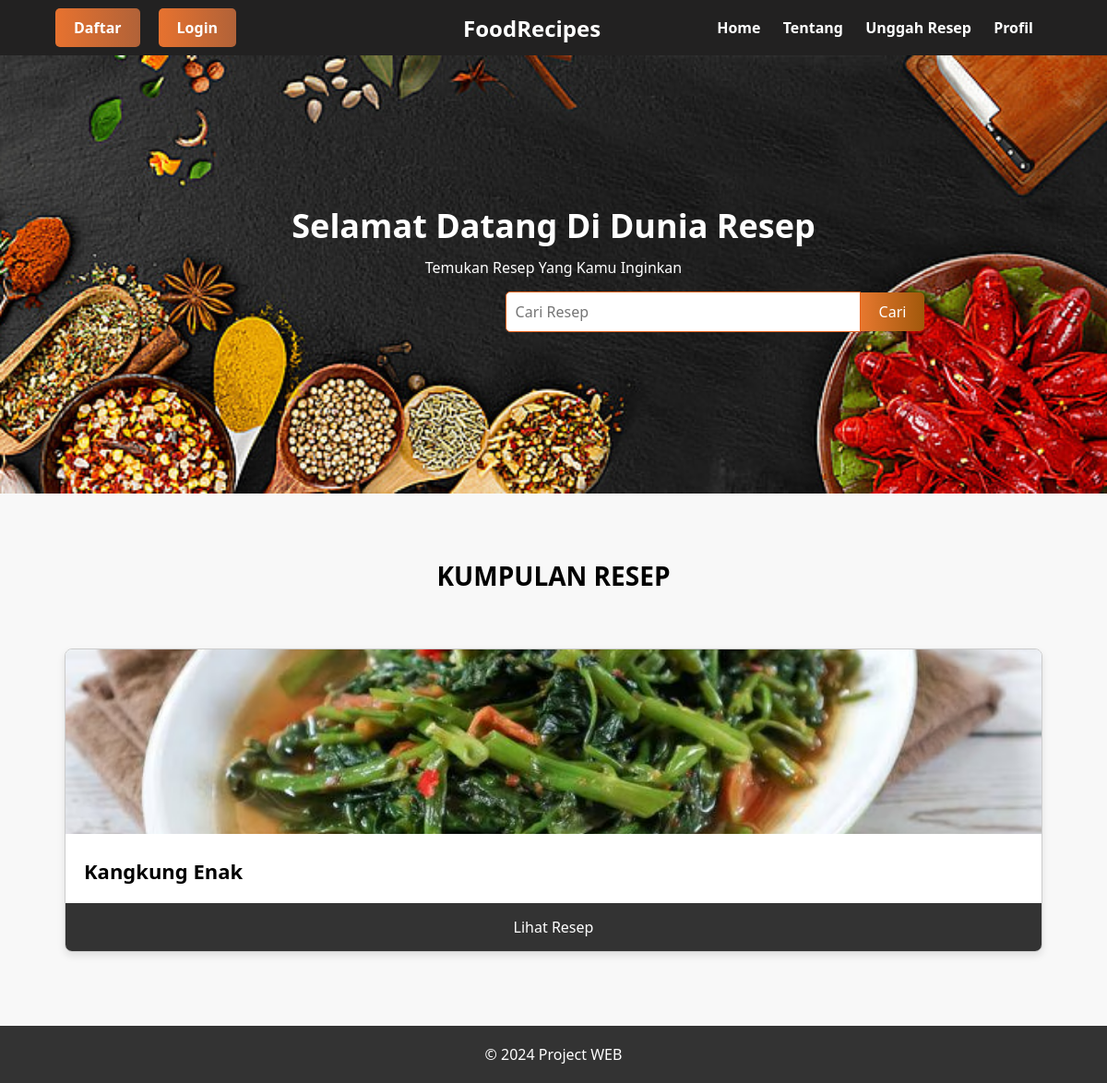
The page / on the database its author committed.
### tables this page shows
CREATE TABLE `unggah_resep` (
  `id` int(11) NOT NULL,
  `nama_resep` varchar(255) NOT NULL,
  `kategori` varchar(255) NOT NULL,
  `bahan_bahan` text NOT NULL,
  `langkah_langkah` text NOT NULL,
  `gambar` varchar(255) NOT NULL,
  `created_at` timestamp NOT NULL DEFAULT current_timestamp(),
  `is_approved` tinyint(1) DEFAULT 0,
  `username` varchar(255) NOT NULL
);

### index.php (the view, shortened to what this page needs)
<?php
$servername = "localhost";
$username = "root";
$password = "";
$dbname = "proyek_web";
$conn = mysqli_connect($servername, $username, $password, $dbname);
if (isset($_GET['cari'])) {
    $resep = $_GET['cari'];
    $sql = "SELECT * FROM unggah_resep WHERE nama_resep LIKE '%$resep%'";
} else {
    $sql = "SELECT * FROM unggah_resep";
}
$result = mysqli_query($conn, $sql);
?>
<!DOCTYPE html>
<html lang="id">
<head>
    <link rel="stylesheet" href="style.css">
</head>
<body>
<header>
    <div class="container">
        <nav>
            <ul class="nav-log">
                <li><a href="daftar.php">Daftar</a></li>
                <li><a href="login.php">Login</a></li>
            </ul>
        </nav>
        <h1 class="logo">FoodRecipes</h1>
        <nav>
            <ul class="nav-list">
                <li><a href="index.php">Home</a></li>
                <li><a href="tentang.php">Tentang</a></li>
                <li><a href="unggah_resep.php">Unggah Resep</a></li>
                <li><a href="profil.php">Profil</a></li>
            </ul>
        </nav>
    </div>
</header>
<section class="hero">
    <div class="hero-section">
        <h2>Selamat Datang Di Dunia Resep</h2>
        <p>Temukan Resep Yang Kamu Inginkan</p>
        <form action="#" class="search-box">
            <input type="text" placeholder="Cari Resep" name="cari">
            <button type="submit">Cari</button>
        </form>
    </div>
</section>
<section class="recipes">
    <h1>KUMPULAN RESEP</h1>
    <div class="recipe-section">
        <?php
        if (mysqli_num_rows($result) > 0) {
            while ($row = mysqli_fetch_assoc($result)) {
                echo '<div class="recipe-card">';
                echo '<img src="uploads/' . $row['gambar'] . '" alt="' . $row['nama_resep'] . '">';
                echo '<h2>' . $row['nama_resep'] . '</h2>';
                echo '<a href="detail_resep.php?id=' . $row['id'] . '">Lihat Resep</a>';
                echo '</div>';
            }
        } else {
            echo "Tidak ada resep yang ditemukan";
        }
        ?>
    </div>
</section>
<footer>
    <div>
        <p>&copy; 2024 Project WEB</p>
    </div>
</footer>
</body>
</html>

### style.css (style rules this page uses)
* { margin: 0; padding: 0; box-sizing: border-box; font-family: system-ui, -apple-system, BlinkMacSystemFont, 'Segoe UI', Roboto, Oxygen, Ubuntu, Cantarell, 'Open Sans', 'Helvetica Neue', sans-serif; }
body { width: 100%; min-height: 100vh; background: #f8f8f8; }
header { height: 60px; width: 100%; background: #222121; color: #fff; display: flex; align-items: center; }
.container { width: 90%; margin: 0 auto; display: flex; align-items: center; justify-content: space-between; }
.nav-log { display: flex; align-items: center; margin-right: auto; }
.nav-list { display: none; }
nav ul li { list-style: none; display: inline; margin-right: 20px; font-weight: 550; }
.nav-log li a { display: inline-block; padding: 10px 20px; border-radius: 5px; background: linear-gradient(to right, #e7722f, #b16238); color: white; text-decoration: none; transition: background-color 0.3s ease; }
.nav-list li a { color: white; text-decoration: none; transition: color 0.3s ease; }
.logo { font-size: 24px; margin-left: 100px; }
.hero { width: 100%; height: auto; background: url(images/laber.jpg); background-repeat: no-repeat; background-size: cover; background-position: center; color: #fff; text-align: center; padding: 160px 0; margin-bottom: 20px; }
.hero h2 { font-size: 36px; margin-bottom: 10px; }
.search-box { max-width: 550px; margin: 15px 0; display: flex; align-items: center; justify-content: center; margin-left: 500px; }
.search-box input { width: 70%; padding: 10px; outline: none; border: 0; border-radius: 5px 0 0 5px; font-size: 1rem; border: 1px solid rgb(231, 99, 28); }
.search-box button { padding: 10px 20px; outline: none; border: 0; border-radius: 0px 5px 5px 0; font-size: 1rem; background: linear-gradient(to right, #e7782f, #a1580b); color: white; cursor: pointer; }
.recipes { padding: 50px 0; }
.recipes h1 { text-align: center; margin-bottom: 30px; font-size: 28px; }
.recipe-section { width: 90%; margin: 0 auto; display: grid; grid-template-columns: repeat(auto-fit, minmax(250px, 1fr)); column-gap: 10px; }
.recipe-card { background: #fff; margin: 30px 10px; border-radius: 8px; border: 1px solid #ccc; overflow: hidden; text-align: justify; box-shadow: 0 4px 8px rgba(0, 0, 0, 0.1); }
.recipe-card img { width: 100%; height: 200px; object-fit: cover; }
.recipe-card h2 { font-size: 22px; padding: 20px; }
.recipe-card a { display: block; text-align: center; text-decoration: none; background: #333; color: #fff; padding: 15px 0; cursor: pointer; }
footer { background: #333; padding: 20px 0; color: #fff; text-align: center; }
@media only screen and (min-width: 768px) { .nav-list { display: block; } }

### rows shown on the page
unggah_resep: gambar (picture), nama_resep "Kangkung Enak"
